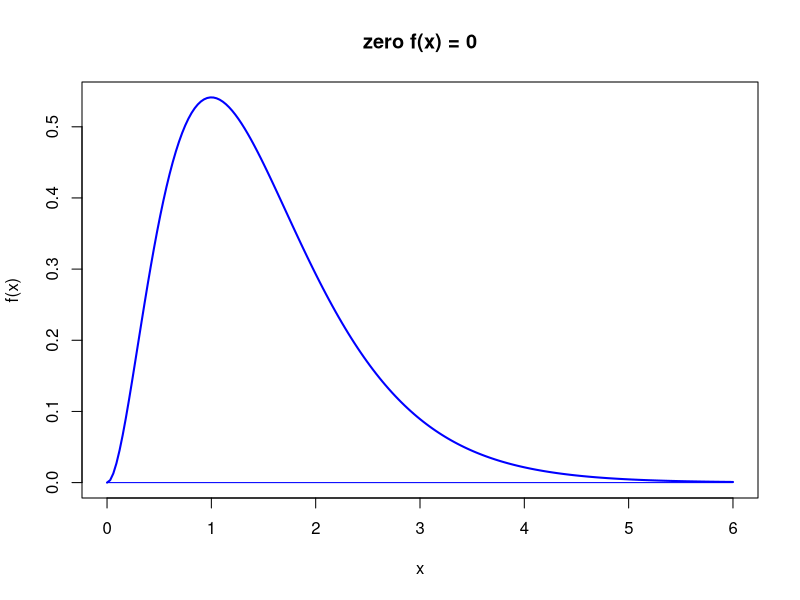
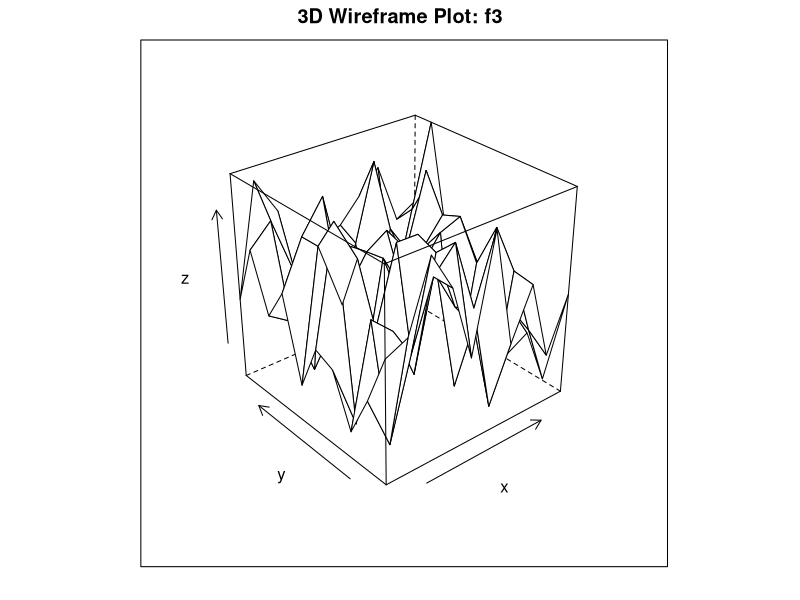
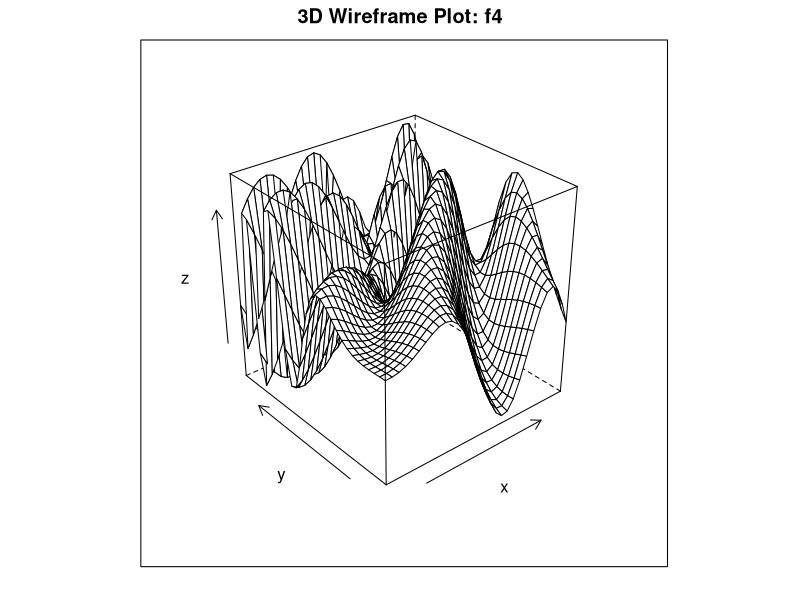

Source code (R) for these figures, in order:
## ---- chunk 1
require(graphics)
rm(list=ls()) # Remove almost everything in the memory
## ---- chunk 2
f1simple = function(x) {
   # gamma(2,3) density
   if (x < 0) return(c(0))
   if (x == 0) return(c(NaN))
   y = exp(-2*x)
   return(4*x^2*y)
}
## ---- chunk 3
f1 = function(x) {
   # gamma(2,3) density
   if (x < 0) return(c(0, 0, 0))
   if (x == 0) return(c(0, 0, NaN))
   y = exp(-2*x)
   return(c(4*x^2*y, 8*x*(1-x)*y, 8*(1-2*x^2)*y))
}
## ---- chunk 4
f1simpleNeg = function(x) {
   # gamma(2,3) density
   if (x < 0) return(c(0))
   if (x == 0) return(c(NaN))
   y = exp(-2*x)
   return(-(4*x^2*y))
}
## ---- chunk 5
xmin = 0
xmax = 6
x  = seq(xmin, xmax, (xmax - xmin)/200)
fx = c() # define column vector
for (i in 1:length(x)) {
   fx[i] = f1(x[i])[1]
}
plot(x, fx, type = "l", xlab = "x", ylab = "f(x)",
     main = "zero f(x) = 0", col = "blue", lwd = 2)
lines(c(xmin, xmax), c(0, 0), col = "blue")
## ---- chunk 6
newton = function(f3, x0, tol = 1e-9, n.max = 100) {
   # Newton's method for optimisation, starting at x0
   # f3 is a function that given x returns the vector
   # (f(x), f'(x), f''(x)), for some f
   
   x = x0
   f3.x = f3(x)
   n = 0
   while ((abs(f3.x[2]) > tol) & (n < n.max)) {
      x = x - f3.x[2]/f3.x[3]
      f3.x = f3(x)
      n = n + 1
   }
   if (n == n.max) {
      cat('newton failed to converge\n')
   } else {
      return(x)
   }
}
## ---- chunk 7
gsection = function(ftn, x.l, x.r, x.m, tol = 1e-9) {
   # applies the golden-section algorithm to maximise ftn
   # we assume that ftn is a function of a single variable
   # and that x.l < x.m < x.r and ftn(x.l), ftn(x.r) <= ftn(x.m)
   #
   # the algorithm iteratively refines x.l, x.r, and x.m and terminates
   # when x.r - x.l <= tol, then returns x.m
   
   # golden ratio plus one
   gr1 = 1 + (1 + sqrt(5))/2
   
   # successively refine x.l, x.r, and x.m
   f.l = ftn(x.l)
   f.r = ftn(x.r)
   f.m = ftn(x.m)
   while ((x.r - x.l) > tol) {
      if ((x.r - x.m) > (x.m - x.l)) {
         y = x.m + (x.r - x.m)/gr1
         f.y = ftn(y)
         if (f.y >= f.m) {
            x.l = x.m
            f.l = f.m
            x.m = y
            f.m = f.y
         } else {
            x.r = y
            f.r = f.y
         }
      } else {
         y = x.m - (x.m - x.l)/gr1
         f.y = ftn(y)
         if (f.y >= f.m) {
            x.r = x.m
            f.r = f.m
            x.m = y
            f.m = f.y
         } else {
            x.l = y
            f.l = f.y
         }
      }
   }
   return(x.m)
}
## ---- chunk 8
newton(f1, 0.25)
newton(f1, 0.50)
newton(f1, 0.75)
newton(f1, 1.75)
## ---- chunk 9
gsection(f1simple, 0.1, 0.25, 1.3)
gsection(f1simple, 0.25, 0.5, 1.7)
gsection(f1simple, 0.6, 0.75, 1.8)
gsection(f1simple, 0.0, 2.75, 5.0)
## ---- chunk 10
optimize(f1simple, c(0.1,  1.3), maximum = TRUE)
optimize(f1simple, c(0.25, 1.7), maximum = TRUE)
optimize(f1simple, c(0.6,  1.8), maximum = TRUE)
optimize(f1simple, c(0.0,  5.0), maximum = TRUE)
## ---- chunk 11
f3simple = function(x) {
   a = x[1]^2/2 - x[2]^2/4
   b = 2*x[1] - exp(x[2])
   f = sin(a)*cos(b)
   return(f)
}
## ---- chunk 12
f3simpleNeg = function(x) {
   a = x[1]^2/2 - x[2]^2/4
   b = 2*x[1] - exp(x[2])
   f = -(sin(a)*cos(b))
   return(f)
}
## ---- chunk 13
f3 = function(x) {
   a = x[1]^2/2 - x[2]^2/4
   b = 2*x[1] - exp(x[2])
   f = sin(a)*cos(b)
   f1 = cos(a)*cos(b)*x[1] - sin(a)*sin(b)*2
   f2 = -cos(a)*cos(b)*x[2]/2 + sin(a)*sin(b)*exp(x[2])
   f11 = -sin(a)*cos(b)*(4 + x[1]^2) + cos(a)*cos(b) -
      cos(a)*sin(b)*4*x[1]
   f12 = sin(a)*cos(b)*(x[1]*x[2]/2 + 2*exp(x[2])) +
      cos(a)*sin(b)*(x[1]*exp(x[2]) + x[2])
   f22 = -sin(a)*cos(b)*(x[2]^2/4 + exp(2*x[2])) - cos(a)*cos(b)/2 -
      cos(a)*sin(b)*x[2]*exp(x[2]) + sin(a)*sin(b)*exp(x[2])
   return(list(f, c(f1, f2), matrix(c(f11, f12, f12, f22), 2, 2)))
} # Function f3 returns: f(x), f'(x), and f''(x)
## ---- chunk 14
library("lattice")
x = c()
y = c()
z = c()
i = 1  ## Make data for wireframe command
for (x0 in seq(1, 10, 1)) {
   for (y0 in seq(1, 10, 1)) {
      x[i] = x0
      y[i] = y0
      z[i] =  f3simple(c(x[i],y[i]))
      i = i + 1  # data counter
   }
}
wireData = data.frame(x=x,y=y,z=z)
wireframe(z ~ x*y, main="3D Wireframe Plot: f3", xlab = "x", ylab = "y",
          data=wireData)
## ---- chunk 15
f4simple = function(x) {   ## Rosenbrock Banana function
   a = x[1]^2/2-x[2]^2/4
   b = 2*x[1] - exp(x[2])
   f = sin(a)*cos(b)
   return(f)
}

f4simpleNeg = function(x) {   ## Rosenbrock Banana function
   a = x[1]^2/2-x[2]^2/4
   b = 2*x[1] - exp(x[2])
   f = -sin(a)*cos(b)
   return(f)
}

Dfx = deriv(z ~ sin(x^2/2 - y^2/4)*cos(2*x - exp(y)), c('x','y'), func=TRUE, hessian=TRUE)
f4 = function(x) {
   Dfx = Df(x[1], x[2])
   f = Dfx[1]
   gradf = attr(Dfx, 'gradient')[1,]
   hessf = attr(Dfx, 'hessian')[1,,]
   return(list(f, gradf, hessf))
}
## ---- chunk 16
x = c()
y = c()
z = c()
i = 1 ## Make data for wireframe command
for (x0 in seq(0, 3, .1)) {
   for (y0 in seq(0, 3, .1)) {
      x[i] = x0
      y[i] = y0
      z[i] =  f4simple(c(x[i],y[i]))
      i = i + 1  # data counter
   }
}
wireData = data.frame(x=x,y=y,z=z)
wireframe(z ~ x*y, main="3D Wireframe Plot: f4", xlab = "x", ylab = "y",
          data=wireData)
## ---- chunk 17
newtonMult = function(f3, x0, tol = 1e-9, n.max = 100) {
   # Newton's method for optimisation, starting at x0
   # f3 is a function that given x returns the list
   # {f(x), grad f(x), Hessian f(x)}, for some f
   
   x = x0
   f3.x = f3(x)
   n = 0
   while ((max(abs(f3.x[[2]])) > tol) & (n < n.max)) {
      x = x - solve(f3.x[[3]], f3.x[[2]])
      f3.x = f3(x)
      n = n + 1
   }
   if (n == n.max) {
      cat('newton failed to converge\n')
   } else {
      return(x)
   }
}
## ---- chunk 18
for (x0 in seq(1.4, 1.6, 0.1)) {
   for (y0 in seq(0.4, 0.6, 0.1)) {
      cat("Newton: f3", c(x0,y0), '-->', newtonMult(f3, c(x0,y0)), '\n') # This algorithm requires f(x), f'(x), and f''(x)
      cat("Optim:  f3", c(x0,y0), '-->', optim(c(x0,y0), f3simpleNeg)[[1]], '\n')
      cat(" ----------------------------------------- \n")
   }
}
## ---- chunk 19
for (x0 in seq(0.0, 0.5, 0.1)) {
   for (y0 in seq(0.0, 0.5, 0.1)) {
      cat("Newton: f3", c(x0,y0), '-->', newtonMult(f3, c(x0,y0)), '\n') # This algorithm requires f(x), f'(x), and f''(x)
      cat("Optim:  f4", c(x0,y0), '-->', optim(c(x0,y0), f4simpleNeg)[[1]], '\n')
      cat(" ----------------------------------------- \n")
   }
}
